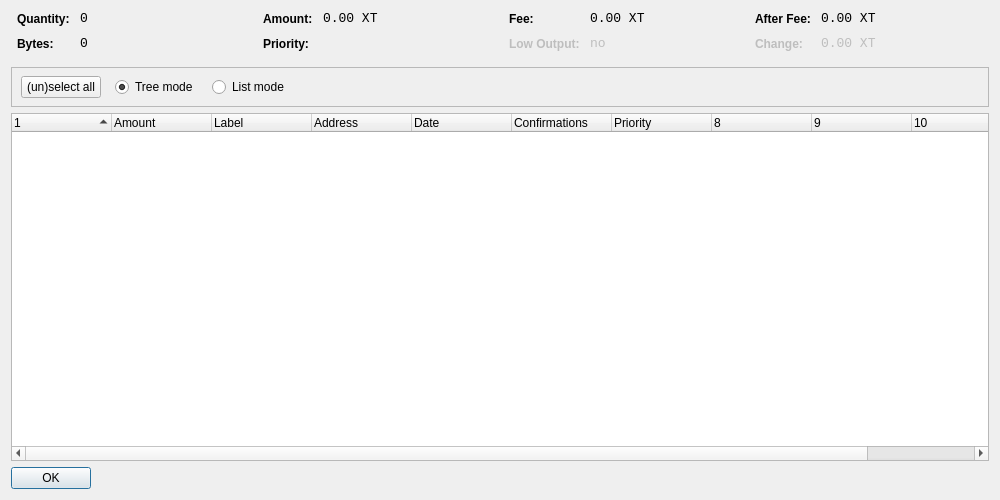
<?xml version="1.0" encoding="UTF-8"?>
<ui version="4.0">
 <class>CoinControlDialog</class>
 <widget class="QDialog" name="CoinControlDialog">
  <property name="geometry">
   <rect>
    <x>0</x>
    <y>0</y>
    <width>1000</width>
    <height>500</height>
   </rect>
  </property>
  <property name="windowTitle">
   <string>Coin Control</string>
  </property>
  <layout class="QVBoxLayout" name="verticalLayout">
   <item>
    <layout class="QHBoxLayout" name="horizontalLayoutTop" stretch="0,0,0,0">
     <property name="topMargin">
      <number>0</number>
     </property>
     <property name="bottomMargin">
      <number>10</number>
     </property>
     <item>
      <layout class="QFormLayout" name="formLayoutCoinControl1">
       <property name="horizontalSpacing">
        <number>10</number>
       </property>
       <property name="verticalSpacing">
        <number>10</number>
       </property>
       <property name="leftMargin">
        <number>6</number>
       </property>
       <property name="rightMargin">
        <number>6</number>
       </property>
       <item row="0" column="0">
        <widget class="QLabel" name="labelCoinControlQuantityText">
         <property name="styleSheet">
          <string notr="true">font-weight:bold;</string>
         </property>
         <property name="text">
          <string>Quantity:</string>
         </property>
        </widget>
       </item>
       <item row="0" column="1">
        <widget class="QLabel" name="labelCoinControlQuantity">
         <property name="font">
          <font>
           <family>Monospace</family>
           <pointsize>10</pointsize>
          </font>
         </property>
         <property name="cursor">
          <cursorShape>IBeamCursor</cursorShape>
         </property>
         <property name="contextMenuPolicy">
          <enum>Qt::ActionsContextMenu</enum>
         </property>
         <property name="text">
          <string notr="true">0</string>
         </property>
         <property name="textInteractionFlags">
          <set>Qt::LinksAccessibleByMouse|Qt::TextSelectableByKeyboard|Qt::TextSelectableByMouse</set>
         </property>
        </widget>
       </item>
       <item row="1" column="0">
        <widget class="QLabel" name="labelCoinControlBytesText">
         <property name="styleSheet">
          <string notr="true">font-weight:bold;</string>
         </property>
         <property name="text">
          <string>Bytes:</string>
         </property>
        </widget>
       </item>
       <item row="1" column="1">
        <widget class="QLabel" name="labelCoinControlBytes">
         <property name="font">
          <font>
           <family>Monospace</family>
           <pointsize>10</pointsize>
          </font>
         </property>
         <property name="cursor">
          <cursorShape>IBeamCursor</cursorShape>
         </property>
         <property name="contextMenuPolicy">
          <enum>Qt::ActionsContextMenu</enum>
         </property>
         <property name="text">
          <string notr="true">0</string>
         </property>
         <property name="textInteractionFlags">
          <set>Qt::LinksAccessibleByMouse|Qt::TextSelectableByKeyboard|Qt::TextSelectableByMouse</set>
         </property>
        </widget>
       </item>
      </layout>
     </item>
     <item>
      <layout class="QFormLayout" name="formLayoutCoinControl2">
       <property name="horizontalSpacing">
        <number>10</number>
       </property>
       <property name="verticalSpacing">
        <number>10</number>
       </property>
       <property name="leftMargin">
        <number>6</number>
       </property>
       <property name="rightMargin">
        <number>6</number>
       </property>
       <item row="0" column="0">
        <widget class="QLabel" name="labelCoinControlAmountText">
         <property name="styleSheet">
          <string notr="true">font-weight:bold;</string>
         </property>
         <property name="text">
          <string>Amount:</string>
         </property>
        </widget>
       </item>
       <item row="0" column="1">
        <widget class="QLabel" name="labelCoinControlAmount">
         <property name="font">
          <font>
           <family>Monospace</family>
           <pointsize>10</pointsize>
          </font>
         </property>
         <property name="cursor">
          <cursorShape>IBeamCursor</cursorShape>
         </property>
         <property name="contextMenuPolicy">
          <enum>Qt::ActionsContextMenu</enum>
         </property>
         <property name="text">
          <string notr="true">0.00 XT</string>
         </property>
         <property name="textInteractionFlags">
          <set>Qt::LinksAccessibleByMouse|Qt::TextSelectableByKeyboard|Qt::TextSelectableByMouse</set>
         </property>
        </widget>
       </item>
       <item row="1" column="0">
        <widget class="QLabel" name="labelCoinControlPriorityText">
         <property name="styleSheet">
          <string notr="true">font-weight:bold;</string>
         </property>
         <property name="text">
          <string>Priority:</string>
         </property>
        </widget>
       </item>
       <item row="1" column="1">
        <widget class="QLabel" name="labelCoinControlPriority">
         <property name="font">
          <font>
           <family>Monospace</family>
           <pointsize>10</pointsize>
          </font>
         </property>
         <property name="cursor">
          <cursorShape>IBeamCursor</cursorShape>
         </property>
         <property name="contextMenuPolicy">
          <enum>Qt::ActionsContextMenu</enum>
         </property>
         <property name="text">
          <string/>
         </property>
         <property name="textInteractionFlags">
          <set>Qt::LinksAccessibleByMouse|Qt::TextSelectableByKeyboard|Qt::TextSelectableByMouse</set>
         </property>
        </widget>
       </item>
      </layout>
     </item>
     <item>
      <layout class="QFormLayout" name="formLayoutCoinControl3">
       <property name="horizontalSpacing">
        <number>10</number>
       </property>
       <property name="verticalSpacing">
        <number>10</number>
       </property>
       <property name="leftMargin">
        <number>6</number>
       </property>
       <property name="rightMargin">
        <number>6</number>
       </property>
       <item row="0" column="0">
        <widget class="QLabel" name="labelCoinControlFeeText">
         <property name="styleSheet">
          <string notr="true">font-weight:bold;</string>
         </property>
         <property name="text">
          <string>Fee:</string>
         </property>
        </widget>
       </item>
       <item row="0" column="1">
        <widget class="QLabel" name="labelCoinControlFee">
         <property name="font">
          <font>
           <family>Monospace</family>
           <pointsize>10</pointsize>
          </font>
         </property>
         <property name="cursor">
          <cursorShape>IBeamCursor</cursorShape>
         </property>
         <property name="contextMenuPolicy">
          <enum>Qt::ActionsContextMenu</enum>
         </property>
         <property name="text">
          <string notr="true">0.00 XT</string>
         </property>
         <property name="textInteractionFlags">
          <set>Qt::LinksAccessibleByMouse|Qt::TextSelectableByKeyboard|Qt::TextSelectableByMouse</set>
         </property>
        </widget>
       </item>
       <item row="1" column="0">
        <widget class="QLabel" name="labelCoinControlLowOutputText">
         <property name="enabled">
          <bool>false</bool>
         </property>
         <property name="styleSheet">
          <string notr="true">font-weight:bold;</string>
         </property>
         <property name="text">
          <string>Low Output:</string>
         </property>
        </widget>
       </item>
       <item row="1" column="1">
        <widget class="QLabel" name="labelCoinControlLowOutput">
         <property name="enabled">
          <bool>false</bool>
         </property>
         <property name="font">
          <font>
           <family>Monospace</family>
           <pointsize>10</pointsize>
          </font>
         </property>
         <property name="cursor">
          <cursorShape>IBeamCursor</cursorShape>
         </property>
         <property name="contextMenuPolicy">
          <enum>Qt::ActionsContextMenu</enum>
         </property>
         <property name="text">
          <string notr="true">no</string>
         </property>
         <property name="textInteractionFlags">
          <set>Qt::LinksAccessibleByMouse|Qt::TextSelectableByKeyboard|Qt::TextSelectableByMouse</set>
         </property>
        </widget>
       </item>
      </layout>
     </item>
     <item>
      <layout class="QFormLayout" name="formLayoutCoinControl4">
       <property name="horizontalSpacing">
        <number>10</number>
       </property>
       <property name="verticalSpacing">
        <number>10</number>
       </property>
       <property name="leftMargin">
        <number>6</number>
       </property>
       <property name="rightMargin">
        <number>6</number>
       </property>
       <item row="0" column="0">
        <widget class="QLabel" name="labelCoinControlAfterFeeText">
         <property name="styleSheet">
          <string notr="true">font-weight:bold;</string>
         </property>
         <property name="text">
          <string>After Fee:</string>
         </property>
        </widget>
       </item>
       <item row="0" column="1">
        <widget class="QLabel" name="labelCoinControlAfterFee">
         <property name="font">
          <font>
           <family>Monospace</family>
           <pointsize>10</pointsize>
          </font>
         </property>
         <property name="cursor">
          <cursorShape>IBeamCursor</cursorShape>
         </property>
         <property name="contextMenuPolicy">
          <enum>Qt::ActionsContextMenu</enum>
         </property>
         <property name="text">
          <string notr="true">0.00 XT</string>
         </property>
         <property name="textInteractionFlags">
          <set>Qt::LinksAccessibleByMouse|Qt::TextSelectableByKeyboard|Qt::TextSelectableByMouse</set>
         </property>
        </widget>
       </item>
       <item row="1" column="0">
        <widget class="QLabel" name="labelCoinControlChangeText">
         <property name="enabled">
          <bool>false</bool>
         </property>
         <property name="styleSheet">
          <string notr="true">font-weight:bold;</string>
         </property>
         <property name="text">
          <string>Change:</string>
         </property>
        </widget>
       </item>
       <item row="1" column="1">
        <widget class="QLabel" name="labelCoinControlChange">
         <property name="enabled">
          <bool>false</bool>
         </property>
         <property name="font">
          <font>
           <family>Monospace</family>
           <pointsize>10</pointsize>
          </font>
         </property>
         <property name="cursor">
          <cursorShape>IBeamCursor</cursorShape>
         </property>
         <property name="contextMenuPolicy">
          <enum>Qt::ActionsContextMenu</enum>
         </property>
         <property name="text">
          <string notr="true">0.00 XT</string>
         </property>
         <property name="textInteractionFlags">
          <set>Qt::LinksAccessibleByMouse|Qt::TextSelectableByKeyboard|Qt::TextSelectableByMouse</set>
         </property>
        </widget>
       </item>
      </layout>
     </item>
    </layout>
   </item>
   <item>
    <widget class="QFrame" name="frame">
     <property name="minimumSize">
      <size>
       <width>0</width>
       <height>40</height>
      </size>
     </property>
     <property name="frameShape">
      <enum>QFrame::StyledPanel</enum>
     </property>
     <property name="frameShadow">
      <enum>QFrame::Sunken</enum>
     </property>
     <widget class="QWidget" name="horizontalLayoutWidget">
      <property name="geometry">
       <rect>
        <x>10</x>
        <y>0</y>
        <width>781</width>
        <height>41</height>
       </rect>
      </property>
      <layout class="QHBoxLayout" name="horizontalLayoutPanel" stretch="0,0,0,0,0">
       <property name="spacing">
        <number>14</number>
       </property>
       <item>
        <widget class="QPushButton" name="pushButtonSelectAll">
         <property name="sizePolicy">
          <sizepolicy hsizetype="Maximum" vsizetype="Fixed">
           <horstretch>0</horstretch>
           <verstretch>0</verstretch>
          </sizepolicy>
         </property>
         <property name="text">
          <string>(un)select all</string>
         </property>
        </widget>
       </item>
       <item>
        <widget class="QRadioButton" name="radioTreeMode">
         <property name="sizePolicy">
          <sizepolicy hsizetype="Maximum" vsizetype="Fixed">
           <horstretch>0</horstretch>
           <verstretch>0</verstretch>
          </sizepolicy>
         </property>
         <property name="text">
          <string>Tree mode</string>
         </property>
         <property name="checked">
          <bool>true</bool>
         </property>
        </widget>
       </item>
       <item>
        <widget class="QRadioButton" name="radioListMode">
         <property name="sizePolicy">
          <sizepolicy hsizetype="Maximum" vsizetype="Fixed">
           <horstretch>0</horstretch>
           <verstretch>0</verstretch>
          </sizepolicy>
         </property>
         <property name="text">
          <string>List mode</string>
         </property>
        </widget>
       </item>
       <item>
        <spacer name="horizontalSpacer">
         <property name="orientation">
          <enum>Qt::Horizontal</enum>
         </property>
         <property name="sizeHint" stdset="0">
          <size>
           <width>40</width>
           <height>20</height>
          </size>
         </property>
        </spacer>
       </item>
      </layout>
     </widget>
    </widget>
   </item>
   <item>
    <widget class="CoinControlTreeWidget" name="treeWidget">
     <property name="contextMenuPolicy">
      <enum>Qt::CustomContextMenu</enum>
     </property>
     <property name="sortingEnabled">
      <bool>false</bool>
     </property>
     <property name="columnCount">
      <number>11</number>
     </property>
     <attribute name="headerShowSortIndicator" stdset="0">
      <bool>true</bool>
     </attribute>
     <attribute name="headerStretchLastSection">
      <bool>false</bool>
     </attribute>
     <column>
      <property name="text">
       <string/>
      </property>
     </column>
     <column>
      <property name="text">
       <string>Amount</string>
      </property>
     </column>
     <column>
      <property name="text">
       <string>Label</string>
      </property>
     </column>
     <column>
      <property name="text">
       <string>Address</string>
      </property>
     </column>
     <column>
      <property name="text">
       <string>Date</string>
      </property>
     </column>
     <column>
      <property name="text">
       <string>Confirmations</string>
      </property>
      <property name="toolTip">
       <string>Confirmed</string>
      </property>
     </column>
     <column>
      <property name="text">
       <string>Priority</string>
      </property>
     </column>
     <column>
      <property name="text">
       <string/>
      </property>
     </column>
     <column>
      <property name="text">
       <string/>
      </property>
     </column>
     <column>
      <property name="text">
       <string/>
      </property>
     </column>
     <column>
      <property name="text">
       <string/>
      </property>
     </column>
    </widget>
   </item>
   <item>
    <widget class="QDialogButtonBox" name="buttonBox">
     <property name="sizePolicy">
      <sizepolicy hsizetype="Maximum" vsizetype="Fixed">
       <horstretch>0</horstretch>
       <verstretch>0</verstretch>
      </sizepolicy>
     </property>
     <property name="orientation">
      <enum>Qt::Horizontal</enum>
     </property>
     <property name="standardButtons">
      <set>QDialogButtonBox::Ok</set>
     </property>
    </widget>
   </item>
  </layout>
 </widget>
 <customwidgets>
  <customwidget>
   <class>CoinControlTreeWidget</class>
   <extends>QTreeWidget</extends>
   <header>coincontroltreewidget.h</header>
  </customwidget>
 </customwidgets>
 <resources/>
 <connections/>
</ui>
